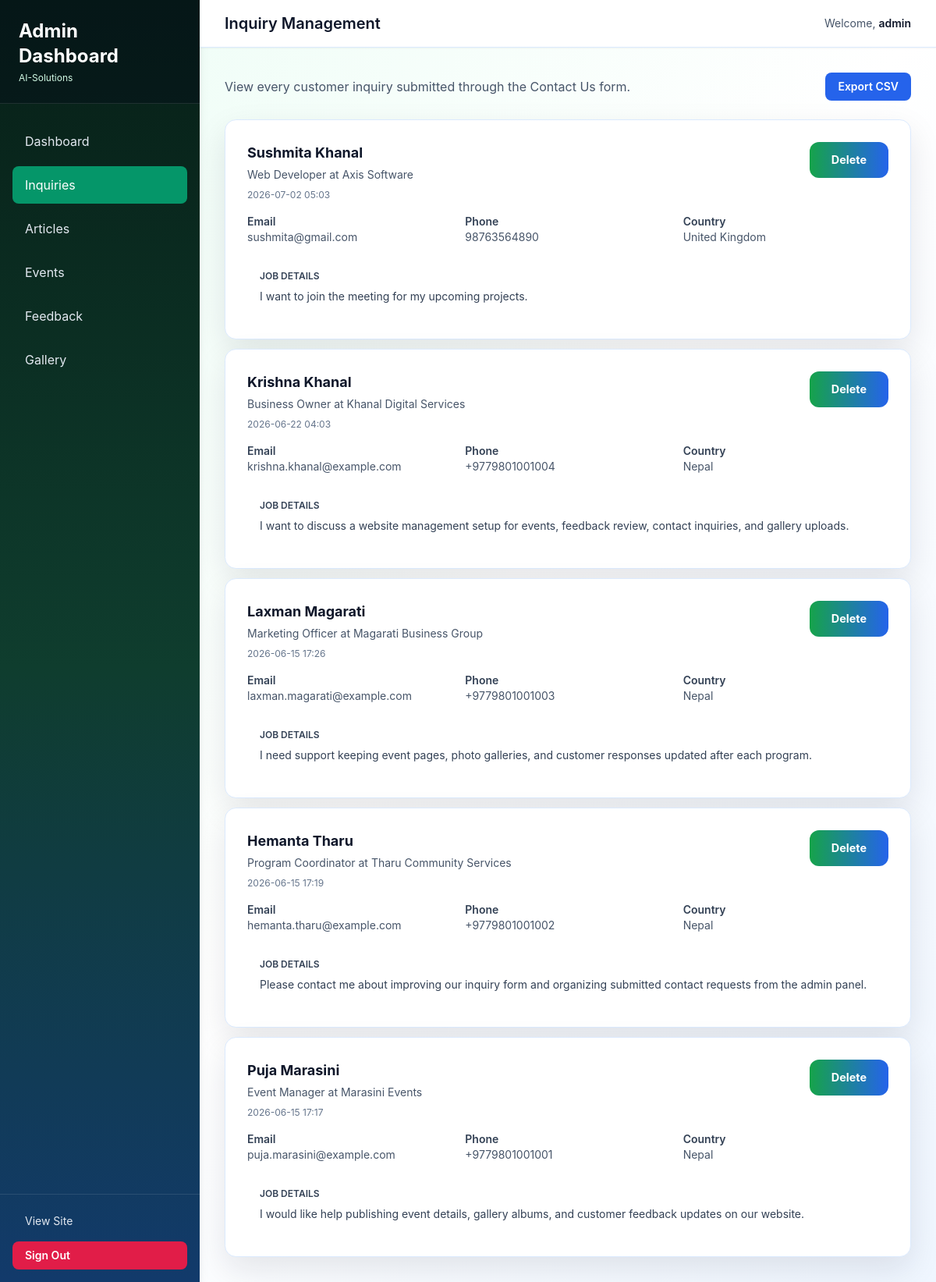
Page /admin/inquiries (signed in) on the committed database.
### models/__init__.py (models this page shows)
class Inquiry(db.Model):
    __tablename__ = "inquiries"
    id = db.Column(db.Integer, primary_key=True)
    full_name = db.Column(db.String(120), nullable=False)
    email = db.Column(db.String(120), nullable=False)
    phone = db.Column(db.String(40), nullable=False)
    company = db.Column(db.String(120), nullable=True)
    country = db.Column(db.String(80), nullable=True)
    job_title = db.Column(db.String(120), nullable=True)
    job_details = db.Column(db.Text, nullable=False)
    created_at = db.Column(db.DateTime, default=lambda: datetime.now(UTC))

### routes/admin.py (the view)
@admin_bp.route("/inquiries")
@login_required
def inquiries():
    all_inquiries = Inquiry.query.order_by(Inquiry.created_at.desc()).all()
    return render_template("admin/inquiries.html", inquiries=all_inquiries)

### routes/admin.py (called while the page is built)
def login_required(view):
    @wraps(view)
    def wrapped_view(**kwargs):
        if not session.get("admin_authenticated"):
            flash("Please sign in to access the admin dashboard.", "warning")
            return redirect(url_for("admin.login"))
        return view(**kwargs)
    wrapped_view.__name__ = view.__name__
    return wrapped_view

### templates/admin/inquiries.html (shortened to what this page needs)
{% extends 'admin_base.html' %}
{% block page_title %}Inquiry Management{% endblock %}
{% block content %}
<div class="space-y-6">
    <div class="flex flex-col md:flex-row md:items-center md:justify-between gap-4">
        <p class="text-slate-600">View every customer inquiry submitted through the Contact Us form.</p>
        <a href="{{ url_for('admin.export_inquiries') }}" class="px-4 py-2 bg-blue-600 text-white rounded-lg hover:bg-blue-700 font-semibold text-sm">Export CSV</a>
    </div>
    <div class="space-y-3">
        {% for inquiry in inquiries %}
        <div class="admin-card">
            <div class="flex flex-col md:flex-row md:items-start md:justify-between gap-4">
                <div class="flex-1">
                    <h3 class="font-bold text-lg text-slate-900">{{ inquiry.full_name }}</h3>
                    <p class="text-sm text-slate-600 mt-1">{{ inquiry.job_title }} at {{ inquiry.company }}</p>
                    <p class="text-xs text-slate-500 mt-2">{{ inquiry.created_at.strftime('%Y-%m-%d %H:%M') }}</p>
                </div>
                <form method="post" action="{{ url_for('admin.delete_inquiry', inquiry_id=inquiry.id) }}" onsubmit="return confirm('Delete this inquiry?');">
                    <button type="submit" class="btn-delete">Delete</button>
                </form>
            </div>
            <div class="mt-4 grid grid-cols-1 md:grid-cols-3 gap-4 text-sm">
                <div>
                    <p class="font-semibold text-slate-700">Email</p>
                    <p class="text-slate-600 break-words">{{ inquiry.email }}</p>
                </div>
                <div>
                    <p class="font-semibold text-slate-700">Phone</p>
                    <p class="text-slate-600">{{ inquiry.phone }}</p>
                </div>
                <div>
                    <p class="font-semibold text-slate-700">Country</p>
                    <p class="text-slate-600">{{ inquiry.country }}</p>
                </div>
            </div>
            <div class="mt-4 p-4 bg-slate-50 rounded-lg">
                <p class="text-xs font-semibold text-slate-700 uppercase">Job Details</p>
                <p class="mt-2 text-sm text-slate-700 whitespace-pre-line">{{ inquiry.job_details }}</p>
            </div>
        </div>
        {% else %}
        <div class="admin-card text-center py-12">
            <p class="text-slate-600">No inquiries have been submitted yet.</p>
        </div>
        {% endfor %}
    </div>
</div>
{% endblock %}

### static/css/admin.css (style rules this page uses)
:root { --admin-green: #16a34a; --admin-green-dark: #166534; --admin-blue: #2563eb; --admin-ink: #0f172a; --admin-muted: #475569; --admin-line: #dbeafe; --admin-bg: #f4fbf8; --admin-card: #ffffff; }
body { font-family: -apple-system, BlinkMacSystemFont, "Segoe UI", Roboto, "Helvetica Neue", Arial, sans-serif; color: var(--admin-ink); background: radial-gradient(circle at top left, rgba(34, 197, 94, 0.14), transparent 26%), radial-gradient(circle at bottom right, rgba(37, 99, 235, 0.12), transparent 24%), linear-gradient(135deg, #f8fffb 0%, #eef7ff 100%); }
button, input, select, textarea { font: inherit; }
* { transition: background-color 150ms ease, border-color 150ms ease, color 150ms ease, box-shadow 150ms ease; }
.bg-white, .bg-slate-50 { background-color: var(--admin-card) !important; color: var(--admin-ink) !important; }
.text-slate-900 { color: var(--admin-ink) !important; }
.text-slate-700 { color: #334155 !important; }
.text-slate-600 { color: var(--admin-muted) !important; }
.text-slate-500 { color: #64748b !important; }
.admin-card { background: var(--admin-card); border: 1px solid var(--admin-line); border-radius: 0.9rem; box-shadow: 0 16px 42px rgba(15, 23, 42, 0.10); padding: 1.75rem; }
button[type="submit"] { background: linear-gradient(90deg, var(--admin-green), var(--admin-blue)); color: white; border: none; padding: 0.75rem 1.75rem; border-radius: 0.75rem; font-weight: 700; cursor: pointer; }
.btn-delete { background: #fee2e2; color: #b91c1c; padding: 0.6rem 1.1rem; border-radius: 0.75rem; border: 1px solid #fecaca; font-size: 0.9rem; font-weight: 600; cursor: pointer; }
.grid-cols-1 { grid-template-columns: repeat(1, minmax(0, 1fr)); }

### rows in the picture
Inquiry: full_name "Sushmita Khanal", job_title "Web Developer", company "Axis Software", created_at "2026-07-02 05:03", email "sushmita@gmail.com", phone "98763564890", country "United Kingdom", job_details "I want to join the meeting for my upcoming projects."
Inquiry: full_name "Krishna Khanal", job_title "Business Owner", company "Khanal Digital Services", created_at "2026-06-22 04:03", email "krishna.khanal@example.com", phone "+9779801001004", country "Nepal", job_details "I want to discuss a website management setup for events, feedback review, contact inquiries, and gallery uploads."
Inquiry: full_name "Laxman Magarati", job_title "Marketing Officer", company "Magarati Business Group", created_at "2026-06-15 17:26", email "laxman.magarati@example.com", phone "+9779801001003", country "Nepal", job_details "I need support keeping event pages, photo galleries, and customer responses updated after each program."
Inquiry: full_name "Hemanta Tharu", job_title "Program Coordinator", company "Tharu Community Services", created_at "2026-06-15 17:19", email "hemanta.tharu@example.com", phone "+9779801001002", country "Nepal", job_details "Please contact me about improving our inquiry form and organizing submitted contact requests from the admin panel."
Inquiry: full_name "Puja Marasini", job_title "Event Manager", company "Marasini Events", created_at "2026-06-15 17:17", email "puja.marasini@example.com", phone "+9779801001001", country "Nepal", job_details "I would like help publishing event details, gallery albums, and customer feedback updates on our website."

### other values in the picture
{{ session.get('admin_username', 'Admin') }} "admin"
